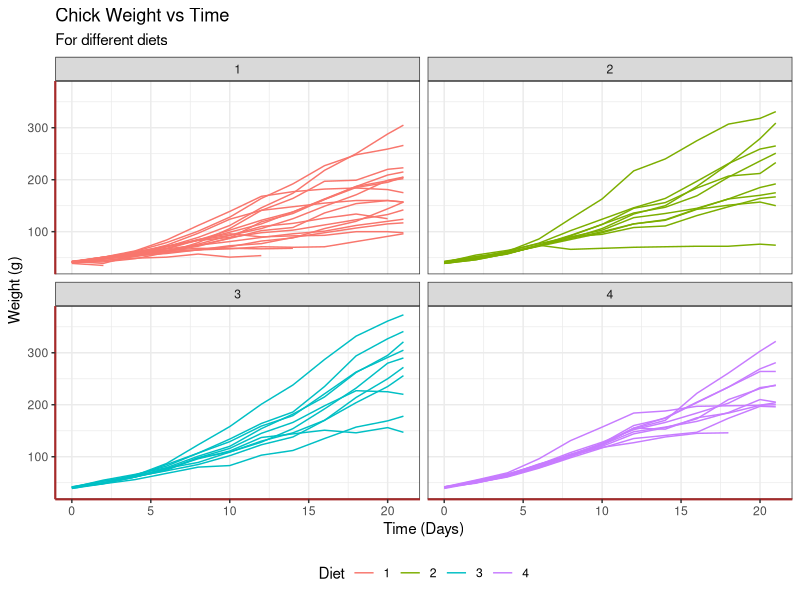

This figure's R source:
## ---- chunk 1
summary(ChickWeight)

## ---- chunk 2
library(ggplot2)
ggplot(ChickWeight, aes(x = Time, y = weight, group = Chick, color = Diet)) +
  geom_line() +
  facet_wrap(~ Diet) +
  labs(title = "Chick Weight vs Time",
       subtitle= "For different diets",
       x = "Time (Days)",
       y = "Weight (g)") +
  theme_bw()+
  theme(
    legend.position = "bottom",
    axis.line = element_line(linewidth = 0.75),
    axis.line.x.bottom = element_line(colour = "brown"),
    axis.line.y.left = element_line(colour = "brown"))

